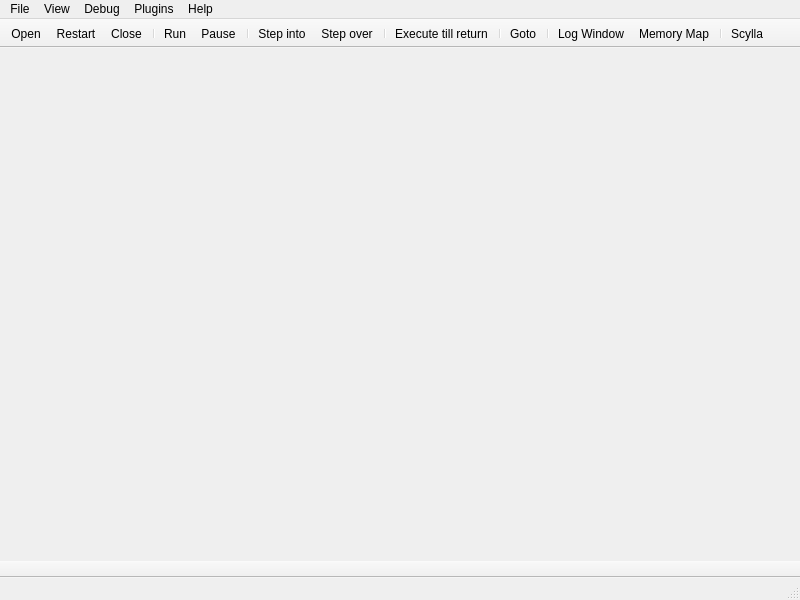
<?xml version="1.0" encoding="UTF-8"?>
<ui version="4.0">
 <class>MainWindow</class>
 <widget class="QMainWindow" name="MainWindow">
  <property name="geometry">
   <rect>
    <x>0</x>
    <y>0</y>
    <width>800</width>
    <height>600</height>
   </rect>
  </property>
  <property name="windowTitle">
   <string>Debugger X64 (OllyDbg Clone)</string>
  </property>
  <widget class="QWidget" name="centralWidget"/>
  <widget class="QMenuBar" name="menuBar">
   <property name="geometry">
    <rect>
     <x>0</x>
     <y>0</y>
     <width>800</width>
     <height>21</height>
    </rect>
   </property>
   <widget class="QMenu" name="menuFile">
    <property name="title">
     <string>File</string>
    </property>
    <addaction name="actionOpen"/>
    <addaction name="actionExit"/>
   </widget>
   <widget class="QMenu" name="menuView">
    <property name="title">
     <string>View</string>
    </property>
    <addaction name="actionMemoryMap"/>
    <addaction name="actionLog"/>
   </widget>
   <widget class="QMenu" name="menuDebug">
    <property name="title">
     <string>Debug</string>
    </property>
    <addaction name="actionRun"/>
    <addaction name="actionPause"/>
    <addaction name="actionRestart"/>
    <addaction name="actionClose"/>
    <addaction name="separator"/>
    <addaction name="actionStepInto"/>
    <addaction name="actionStepOver"/>
    <addaction name="actionRtr"/>
    <addaction name="separator"/>
    <addaction name="actionCommand"/>
   </widget>
   <widget class="QMenu" name="menuHelp">
    <property name="title">
     <string>Help</string>
    </property>
    <addaction name="actionAbout"/>
   </widget>
   <widget class="QMenu" name="menuPlugins">
    <property name="title">
     <string>Plugins</string>
    </property>
    <addaction name="actionScylla"/>
   </widget>
   <addaction name="menuFile"/>
   <addaction name="menuView"/>
   <addaction name="menuDebug"/>
   <addaction name="menuPlugins"/>
   <addaction name="menuHelp"/>
  </widget>
  <widget class="QToolBar" name="mainToolBar">
   <property name="movable">
    <bool>false</bool>
   </property>
   <property name="iconSize">
    <size>
     <width>16</width>
     <height>16</height>
    </size>
   </property>
   <attribute name="toolBarArea">
    <enum>TopToolBarArea</enum>
   </attribute>
   <attribute name="toolBarBreak">
    <bool>false</bool>
   </attribute>
   <addaction name="actionOpen"/>
   <addaction name="actionRestart"/>
   <addaction name="actionClose"/>
   <addaction name="separator"/>
   <addaction name="actionRun"/>
   <addaction name="actionPause"/>
   <addaction name="separator"/>
   <addaction name="actionStepInto"/>
   <addaction name="actionStepOver"/>
   <addaction name="separator"/>
   <addaction name="actionRtr"/>
   <addaction name="separator"/>
   <addaction name="actionGoto"/>
   <addaction name="separator"/>
   <addaction name="actionLog"/>
   <addaction name="actionMemoryMap"/>
   <addaction name="separator"/>
   <addaction name="actionScylla"/>
  </widget>
  <widget class="QStatusBar" name="statusBar"/>
  <widget class="QToolBar" name="cmdBar">
   <property name="windowTitle">
    <string>toolBar</string>
   </property>
   <property name="movable">
    <bool>false</bool>
   </property>
   <property name="allowedAreas">
    <set>Qt::BottomToolBarArea</set>
   </property>
   <attribute name="toolBarArea">
    <enum>BottomToolBarArea</enum>
   </attribute>
   <attribute name="toolBarBreak">
    <bool>false</bool>
   </attribute>
  </widget>
  <action name="actionOpen">
   <property name="icon">
    <iconset resource="../../resource.qrc">
     <normaloff>:/icons/images/folder-horizontal-open.png</normaloff>:/icons/images/folder-horizontal-open.png</iconset>
   </property>
   <property name="text">
    <string>Open</string>
   </property>
   <property name="shortcut">
    <string>F3</string>
   </property>
  </action>
  <action name="actionExit">
   <property name="icon">
    <iconset resource="../../resource.qrc">
     <normaloff>:/icons/images/control-exit.png</normaloff>:/icons/images/control-exit.png</iconset>
   </property>
   <property name="text">
    <string>Exit</string>
   </property>
   <property name="shortcut">
    <string>Alt+X</string>
   </property>
  </action>
  <action name="actionRun">
   <property name="icon">
    <iconset resource="../../resource.qrc">
     <normaloff>:/icons/images/arrow-run.png</normaloff>:/icons/images/arrow-run.png</iconset>
   </property>
   <property name="text">
    <string>Run</string>
   </property>
   <property name="shortcut">
    <string>F9</string>
   </property>
  </action>
  <action name="actionPause">
   <property name="icon">
    <iconset resource="../../resource.qrc">
     <normaloff>:/icons/images/control-pause.png</normaloff>:/icons/images/control-pause.png</iconset>
   </property>
   <property name="text">
    <string>Pause</string>
   </property>
   <property name="shortcut">
    <string>F12</string>
   </property>
  </action>
  <action name="actionRestart">
   <property name="icon">
    <iconset resource="../../resource.qrc">
     <normaloff>:/icons/images/arrow-restart.png</normaloff>:/icons/images/arrow-restart.png</iconset>
   </property>
   <property name="text">
    <string>Restart</string>
   </property>
   <property name="shortcut">
    <string>Ctrl+F2</string>
   </property>
  </action>
  <action name="actionClose">
   <property name="icon">
    <iconset resource="../../resource.qrc">
     <normaloff>:/icons/images/control-stop.png</normaloff>:/icons/images/control-stop.png</iconset>
   </property>
   <property name="text">
    <string>Close</string>
   </property>
   <property name="shortcut">
    <string>Alt+F2</string>
   </property>
  </action>
  <action name="actionStepInto">
   <property name="icon">
    <iconset resource="../../resource.qrc">
     <normaloff>:/icons/images/arrow-step-into.png</normaloff>:/icons/images/arrow-step-into.png</iconset>
   </property>
   <property name="text">
    <string>Step into</string>
   </property>
   <property name="shortcut">
    <string>F7</string>
   </property>
  </action>
  <action name="actionStepOver">
   <property name="icon">
    <iconset resource="../../resource.qrc">
     <normaloff>:/icons/images/arrow-step-over.png</normaloff>:/icons/images/arrow-step-over.png</iconset>
   </property>
   <property name="text">
    <string>Step over</string>
   </property>
   <property name="shortcut">
    <string>F8</string>
   </property>
  </action>
  <action name="actionCommand">
   <property name="icon">
    <iconset resource="../../resource.qrc">
     <normaloff>:/icons/images/terminal-command.png</normaloff>:/icons/images/terminal-command.png</iconset>
   </property>
   <property name="text">
    <string>Command</string>
   </property>
   <property name="shortcut">
    <string>Ctrl+Alt+Return</string>
   </property>
  </action>
  <action name="actionRtr">
   <property name="icon">
    <iconset resource="../../resource.qrc">
     <normaloff>:/icons/images/arrow-step-rtr.png</normaloff>:/icons/images/arrow-step-rtr.png</iconset>
   </property>
   <property name="text">
    <string>Execute till return</string>
   </property>
   <property name="shortcut">
    <string>Ctrl+F9</string>
   </property>
  </action>
  <action name="actionMemoryMap">
   <property name="icon">
    <iconset resource="../../resource.qrc">
     <normaloff>:/icons/images/memory-map.png</normaloff>:/icons/images/memory-map.png</iconset>
   </property>
   <property name="text">
    <string>Memory Map</string>
   </property>
   <property name="shortcut">
    <string>Alt+M</string>
   </property>
  </action>
  <action name="actionLog">
   <property name="icon">
    <iconset resource="../../resource.qrc">
     <normaloff>:/icons/images/alphabet/L.png</normaloff>:/icons/images/alphabet/L.png</iconset>
   </property>
   <property name="text">
    <string>Log Window</string>
   </property>
   <property name="shortcut">
    <string>Alt+L</string>
   </property>
  </action>
  <action name="actionAbout">
   <property name="icon">
    <iconset resource="../../resource.qrc">
     <normaloff>:/icons/images/alphabet/A.png</normaloff>:/icons/images/alphabet/A.png</iconset>
   </property>
   <property name="text">
    <string>&amp;About</string>
   </property>
  </action>
  <action name="actionGoto">
   <property name="icon">
    <iconset resource="../../resource.qrc">
     <normaloff>:/icons/images/geolocation-goto.png</normaloff>:/icons/images/geolocation-goto.png</iconset>
   </property>
   <property name="text">
    <string>Goto</string>
   </property>
   <property name="shortcut">
    <string>Ctrl+G</string>
   </property>
  </action>
  <action name="actionScylla">
   <property name="icon">
    <iconset resource="../../resource.qrc">
     <normaloff>:/icons/images/scylla.png</normaloff>:/icons/images/scylla.png</iconset>
   </property>
   <property name="text">
    <string>Scylla</string>
   </property>
   <property name="shortcut">
    <string>Ctrl+I</string>
   </property>
  </action>
 </widget>
 <layoutdefault spacing="6" margin="11"/>
 <resources>
  <include location="../../resource.qrc"/>
 </resources>
 <connections>
  <connection>
   <sender>actionExit</sender>
   <signal>triggered()</signal>
   <receiver>MainWindow</receiver>
   <slot>close()</slot>
   <hints>
    <hint type="sourcelabel">
     <x>-1</x>
     <y>-1</y>
    </hint>
    <hint type="destinationlabel">
     <x>399</x>
     <y>299</y>
    </hint>
   </hints>
  </connection>
 </connections>
</ui>
